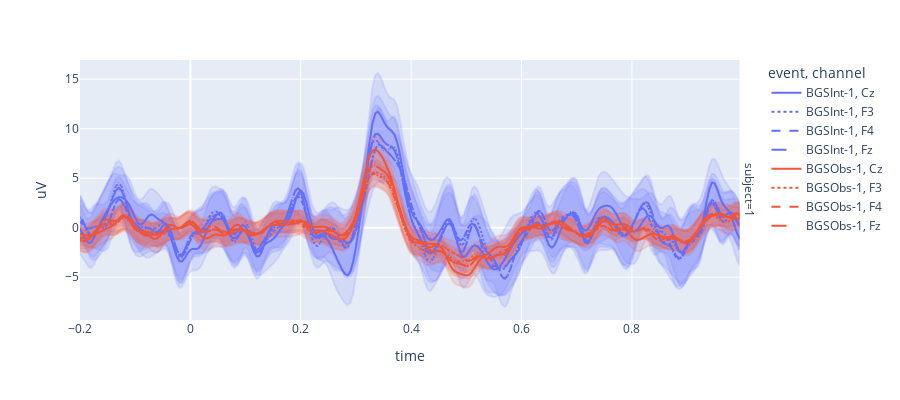

The code cell stored with this chart in its notebook:
### Code cell
def test_plot_subject_average(pa):
    kwargs = dict(
        group = ['dbci'],
        dataset = ['BGSInt', 'BGSObs'],
        subject = ['1'],
        channel = ['F3', 'F4', 'Fz', 'Cz'],
        event = ['1'],
        epochs=epochs,
    )
    return pa.plot_subject_average(**kwargs)

if test_plots:
    plot_df = test_plot_subject_average(pa)
    fig = plot_df
    fig.show()

### Figure 1 — Plotly figure (JSON) as saved in the notebook; plotly's stock layout.template omitted (floating-point values rounded to 4 significant figures; data arrays with more than 128 entries replaced by an {"elided": "..."} marker saying what was removed)
{"data": [{"error_y": {"arrayminus": {"elided": "240 float values"}}, "hovertemplate": "event=BGSInt-1<br>channel=Cz<br>subject=1<br>time=%{x}<br>uV=%{y}<extra></extra>", "legendgroup": "BGSInt-1, Cz", "line": {"color": "#636efa", "dash": "solid"}, "marker": {"symbol": "circle"}, "mode": "lines", "name": "BGSInt-1, Cz", "showlegend": true, "type": "scattergl", "x": {"elided": "240 float values"}, "xaxis": "x", "y": {"elided": "240 float values"}, "yaxis": "y"}, {"error_y": {"arrayminus": {"elided": "240 float values"}}, "hovertemplate": "event=BGSInt-1<br>channel=F3<br>subject=1<br>time=%{x}<br>uV=%{y}<extra></extra>", "legendgroup": "BGSInt-1, F3", "line": {"color": "#636efa", "dash": "dot"}, "marker": {"symbol": "circle"}, "mode": "lines", "name": "BGSInt-1, F3", "showlegend": true, "type": "scattergl", "x": {"elided": "240 float values"}, "xaxis": "x", "y": {"elided": "240 float values"}, "yaxis": "y"}, {"error_y": {"arrayminus": {"elided": "240 float values"}}, "hovertemplate": "event=BGSInt-1<br>channel=F4<br>subject=1<br>time=%{x}<br>uV=%{y}<extra></extra>", "legendgroup": "BGSInt-1, F4", "line": {"color": "#636efa", "dash": "dash"}, "marker": {"symbol": "circle"}, "mode": "lines", "name": "BGSInt-1, F4", "showlegend": true, "type": "scattergl", "x": {"elided": "240 float values"}, "xaxis": "x", "y": {"elided": "240 float values"}, "yaxis": "y"}, {"error_y": {"arrayminus": {"elided": "240 float values"}}, "hovertemplate": "event=BGSInt-1<br>channel=Fz<br>subject=1<br>time=%{x}<br>uV=%{y}<extra></extra>", "legendgroup": "BGSInt-1, Fz", "line": {"color": "#636efa", "dash": "longdash"}, "marker": {"symbol": "circle"}, "mode": "lines", "name": "BGSInt-1, Fz", "showlegend": true, "type": "scattergl", "x": {"elided": "240 float values"}, "xaxis": "x", "y": {"elided": "240 float values"}, "yaxis": "y"}, {"error_y": {"arrayminus": {"elided": "240 float values"}}, "hovertemplate": "event=BGSObs-1<br>channel=Cz<br>subject=1<br>time=%{x}<br>uV=%{y}<extra></extra>", "legendgroup": "BGSObs-1, Cz", "line": {"color": "#EF553B", "dash": "solid"}, "marker": {"symbol": "circle"}, "mode": "lines", "name": "BGSObs-1, Cz", "showlegend": true, "type": "scattergl", "x": {"elided": "240 float values"}, "xaxis": "x", "y": {"elided": "240 float values"}, "yaxis": "y"}, {"error_y": {"arrayminus": {"elided": "240 float values"}}, "hovertemplate": "event=BGSObs-1<br>channel=F3<br>subject=1<br>time=%{x}<br>uV=%{y}<extra></extra>", "legendgroup": "BGSObs-1, F3", "line": {"color": "#EF553B", "dash": "dot"}, "marker": {"symbol": "circle"}, "mode": "lines", "name": "BGSObs-1, F3", "showlegend": true, "type": "scattergl", "x": {"elided": "240 float values"}, "xaxis": "x", "y": {"elided": "240 float values"}, "yaxis": "y"}, {"error_y": {"arrayminus": {"elided": "240 float values"}}, "hovertemplate": "event=BGSObs-1<br>channel=F4<br>subject=1<br>time=%{x}<br>uV=%{y}<extra></extra>", "legendgroup": "BGSObs-1, F4", "line": {"color": "#EF553B", "dash": "dash"}, "marker": {"symbol": "circle"}, "mode": "lines", "name": "BGSObs-1, F4", "showlegend": true, "type": "scattergl", "x": {"elided": "240 float values"}, "xaxis": "x", "y": {"elided": "240 float values"}, "yaxis": "y"}, {"error_y": {"arrayminus": {"elided": "240 float values"}}, "hovertemplate": "event=BGSObs-1<br>channel=Fz<br>subject=1<br>time=%{x}<br>uV=%{y}<extra></extra>", "legendgroup": "BGSObs-1, Fz", "line": {"color": "#EF553B", "dash": "longdash"}, "marker": {"symbol": "circle"}, "mode": "lines", "name": "BGSObs-1, Fz", "showlegend": true, "type": "scattergl", "x": {"elided": "240 float values"}, "xaxis": "x", "y": {"elided": "240 float values"}, "yaxis": "y"}, {"fill": "toself", "fillcolor": "rgba(99, 110, 250, 0.15)", "hoverinfo": "skip", "legendgroup": "BGSInt-1, Cz", "line": {"color": "rgba(99, 110, 250, 0.15)"}, "name": "BGSInt-1, Cz", "showlegend": false, "type": "scatter", "x": {"elided": "480 float values"}, "xaxis": "x", "y": {"elided": "480 float values"}, "yaxis": "y"}, {"fill": "toself", "fillcolor": "rgba(99, 110, 250, 0.15)", "hoverinfo": "skip", "legendgroup": "BGSInt-1, F3", "line": {"color": "rgba(99, 110, 250, 0.15)"}, "name": "BGSInt-1, F3", "showlegend": false, "type": "scatter", "x": {"elided": "480 float values"}, "xaxis": "x", "y": {"elided": "480 float values"}, "yaxis": "y"}, {"fill": "toself", "fillcolor": "rgba(99, 110, 250, 0.15)", "hoverinfo": "skip", "legendgroup": "BGSInt-1, F4", "line": {"color": "rgba(99, 110, 250, 0.15)"}, "name": "BGSInt-1, F4", "showlegend": false, "type": "scatter", "x": {"elided": "480 float values"}, "xaxis": "x", "y": {"elided": "480 float values"}, "yaxis": "y"}, {"fill": "toself", "fillcolor": "rgba(99, 110, 250, 0.15)", "hoverinfo": "skip", "legendgroup": "BGSInt-1, Fz", "line": {"color": "rgba(99, 110, 250, 0.15)"}, "name": "BGSInt-1, Fz", "showlegend": false, "type": "scatter", "x": {"elided": "480 float values"}, "xaxis": "x", "y": {"elided": "480 float values"}, "yaxis": "y"}, {"fill": "toself", "fillcolor": "rgba(239, 85, 59, 0.15)", "hoverinfo": "skip", "legendgroup": "BGSObs-1, Cz", "line": {"color": "rgba(239, 85, 59, 0.15)"}, "name": "BGSObs-1, Cz", "showlegend": false, "type": "scatter", "x": {"elided": "480 float values"}, "xaxis": "x", "y": {"elided": "480 float values"}, "yaxis": "y"}, {"fill": "toself", "fillcolor": "rgba(239, 85, 59, 0.15)", "hoverinfo": "skip", "legendgroup": "BGSObs-1, F3", "line": {"color": "rgba(239, 85, 59, 0.15)"}, "name": "BGSObs-1, F3", "showlegend": false, "type": "scatter", "x": {"elided": "480 float values"}, "xaxis": "x", "y": {"elided": "480 float values"}, "yaxis": "y"}, {"fill": "toself", "fillcolor": "rgba(239, 85, 59, 0.15)", "hoverinfo": "skip", "legendgroup": "BGSObs-1, F4", "line": {"color": "rgba(239, 85, 59, 0.15)"}, "name": "BGSObs-1, F4", "showlegend": false, "type": "scatter", "x": {"elided": "480 float values"}, "xaxis": "x", "y": {"elided": "480 float values"}, "yaxis": "y"}, {"fill": "toself", "fillcolor": "rgba(239, 85, 59, 0.15)", "hoverinfo": "skip", "legendgroup": "BGSObs-1, Fz", "line": {"color": "rgba(239, 85, 59, 0.15)"}, "name": "BGSObs-1, Fz", "showlegend": false, "type": "scatter", "x": {"elided": "480 float values"}, "xaxis": "x", "y": {"elided": "480 float values"}, "yaxis": "y"}], "layout": {"annotations": [{"font": {}, "showarrow": false, "text": "subject=1", "textangle": 90, "x": 0.98, "xanchor": "left", "xref": "paper", "y": 0.5, "yanchor": "middle", "yref": "paper"}], "height": 400, "legend": {"title": {"text": "event, channel"}, "tracegroupgap": 0}, "margin": {"t": 60}, "xaxis": {"anchor": "y", "domain": [0, 0.98], "title": {"text": "time"}}, "yaxis": {"anchor": "x", "domain": [0, 1], "title": {"text": "uV"}}}}
